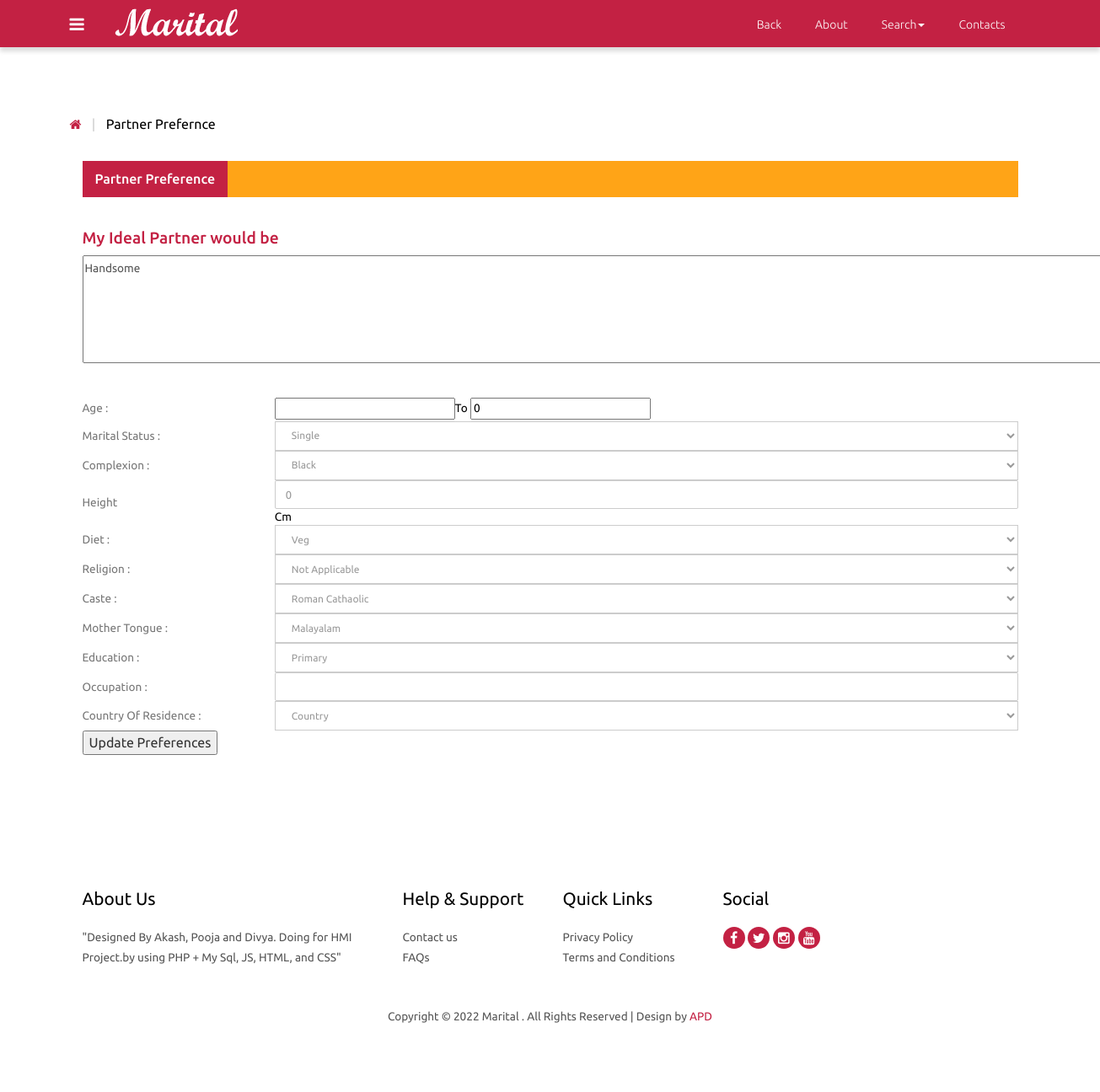
Screenshot of /partner_preference.php?id=1 (signed in) with the database file from the repository.
### tables this page shows
CREATE TABLE `partnerprefs` (
  `id` int(10) NOT NULL AUTO_INCREMENT,
  `custId` int(10) NOT NULL,
  `agemin` varchar(3) NOT NULL,
  `agemax` int(3) NOT NULL,
  `maritalstatus` varchar(20) NOT NULL,
  `complexion` varchar(10) NOT NULL,
  `height` int(3) NOT NULL,
  `diet` varchar(10) NOT NULL,
  `religion` varchar(15) NOT NULL,
  `caste` varchar(20) NOT NULL,
  `subcaste` varchar(20) NOT NULL,
  `mothertounge` varchar(20) NOT NULL,
  `education` varchar(30) NOT NULL,
  `occupation` varchar(30) NOT NULL,
  `country` varchar(30) NOT NULL,
  `descr` text NOT NULL,
  PRIMARY KEY (`id`),
  UNIQUE KEY `custId` (`custId`)
);

### functions.php (called while the page is built, shortened)
<?php
function mysqlexec($sql)
{
	$host = "localhost";
	$username = "root";
	$password = "";
	$db_name = "matrimony";
	$conn = mysqli_connect("$host", "$username", "$password") or die("cannot connect");
	mysqli_select_db($conn, "$db_name") or die("cannot select DB");
	if ($result = mysqli_query($conn, $sql)) {
		return $result;
	} else {
		echo mysqli_error($conn);
	}
}

### partner_preference.php (the view, shortened to what this page needs)
<?php include_once("functions.php"); ?>
<?php require_once("includes/dbconn.php");?>
<?php
$id=$_GET['id'];
		$sql="SELECT * FROM partnerprefs WHERE custId = $id";
		$result=mysqlexec($sql);
		if($result){
			$row=mysqli_fetch_assoc($result);
			$agemin=$row['agemin'];
			$agemax=$row['agemax'];
			$marital_status=$row['maritalstatus'];
			$height=$row['height'];
			$occupation=$row['occupation'];
			$descr=$row['descr'];
		}
		else{
			echo mysqli_error($conn);
		}
?>
<!DOCTYPE HTML>
<html>
<head>
<link href="css/bootstrap-3.1.1.min.css" rel='stylesheet' type='text/css' />
<link href="css/style.css" rel='stylesheet' type='text/css' />
<link href="css/font-awesome.css" rel="stylesheet">
</head>
<body>
 <?php include_once("includes/navigation.php");?>
<div class="grid_3">
  <div class="container">
   <div class="breadcrumb1">
     <ul>
        <a href="index.php"><i class="fa fa-home home_1"></i></a>
        <span class="divider">&nbsp;|&nbsp;</span>
        <li class="current-page">Partner Prefernce</li>
     </ul>
   </div>
   <div class="profile">
   	 <div class="col-md-12 profile_left">
		<div class="col_4">
		    <div class="bs-example bs-example-tabs" role="tabpanel" data-example-id="togglable-tabs">
			   <ul id="myTab" class="nav nav-tabs nav-tabs1" role="tablist">
				  <li role="presentation" class="active"><a href="#home" id="home-tab" role="tab" data-toggle="tab" aria-controls="home" aria-expanded="true">Partner Preference</a></li>
			   </ul>
			   <form action="" method="post" name="partner">
			   <div id="myTabContent" class="tab-content">
				  <div role="tabpanel" class="tab-pane fade in active" id="home" aria-labelledby="home-tab">
				    <div class="tab_box">
				    	<h1>My Ideal Partner would be</h1>
				    	<p><textarea name="descr" rows="5" cols="150"><?php echo $descr;?></textarea></p>
				    </div>
				    <div class="basic_1-left">
				    	  <table class="table_working_hours">
				        	<tbody>
				        		<tr class="opened">
									<td class="day_label">Age   :</td>
									<td class="day_value">
									<input type="text" name="agemin" value="<?php echo $agemin; ?>">to <input type="text" name ="agemax" value="<?php echo $agemax; ?>">
									</td>
								</tr>
				        		<tr class="opened">
									<td class="day_label">Marital Status :</td>
									<td class="day_value">
										<div class="select-block1">
										<select name="maritalstatus">
						                    <option value="<?php if($marital_status="Single"){echo "Single";} elseif ($marital_status="Married") {echo "Married";} else{echo "Divorced";}?>"><?php echo $marital_status;?></option>
						                </select>
						                </div>
									</td>
								</tr>
							    <tr class="opened">
									<td class="day_label">Complexion :</td>
									<td class="day_value closed">
									<div class="select-block1">
						                <select name="colour">
						                    <option value="">Black</option>
						                </select>
								    </div>
								    </td>
								</tr>
								<tr class="opened">
									<td class="day_label">Height</td>
									<td class="day_value closed"><input type="text"  id="edit-name" name="height" value="<?php echo $height;?>" size="60" maxlength="60" class="form-text">cm</td>
								</tr>
								<tr class="opened">
									<td class="day_label">Diet :</td>
									<td class="day_value closed"><div class="select-block1">
					                <select name="diet">
					                    <option value="Veg">Veg</option>
					                </select>
							    	</div>
							    	</td>
								</tr>
								<tr class="opened">
									<td class="day_label">Religion :</td>
									<td class="day_value closed"><span>
									<div class="select-block1">
					                    <select name="religion">
						                    <option value="Not Applicable">Not Applicable</option>
					                    </select>
	                 				</div></span>
	                  			</td>
								</tr>
								<tr class="opened">
									<td class="day_label">Caste :</td>
									<td class="day_value closed">
									<div class="select-block1">
	                    				<select name="caste">
			                   				<option value="Roman Cathaolic">Roman Cathaolic</option>
					                    </select>
		                 			</div></td>
								</tr>
								<tr class="opened">
									<td class="day_label">Mother Tongue :</td>
									<td class="day_value closed">
									<div class="select-block1">
						                <select name="mothertounge">
						                    <option value="">Malayalam</option>
						                </select>
								    </div>
								    </td>
								</tr>
								<tr class="opened">
									<td class="day_label">Education :</td>
									<td class="day_value closed"><div class="select-block1">
						                <select name="education">
						                    <option value="Primary">Primary</option>
						                </select>
								    </div>
								    </td>
								</tr>
								<tr class="opened">
									<td class="day_label">Occupation :</td>
									<td class="day_value closed"> <input type="text" id="edit-name" name="occupation" value="" size="60" maxlength="60" value="<?php echo $occupation;?>" class="form-text"></td>
								</tr>
								<tr class="opened">
									<td class="day_label">Country of Residence :</td>
									<td class="day_value closed">
										<div class="select-block1">
						                    <select name="country">
							                    <option value="Not Applicable">Country</option>
						                    </select>
						                 </div>
						            </td>
								</tr>
							 </tbody>
				          </table>
				        </div>
				  </div>
				 <input type="submit" value="Update Preferences">
		     </div>
		     </form>
		  </div>
	   </div>
   	 </div>
    </div>
  </div>
</div>
<?php include_once("footer.php");?>

### css/style.css (style rules this page uses)
h4, h5, h6, h1, h2, h3 { margin-top: 0; }
ul, ol { margin: 0; }
p { margin: 0; }
html, body { font-family: 'Ubuntu', sans-serif; font-size: 100%; background:#fff; }
body a { transition:0.5s all; -webkit-transition:0.5s all; -moz-transition:0.5s all; -o-transition:0.5s all; -ms-transition:0.5s all; }
.nav-tabs > li > a, .nav-tabs > li > a:hover, .nav-tabs > li > a:focus, .nav-tabs > li.active > a, .nav-tabs > li.active > a:hover, .nav-tabs > li.active > a:focus { border: none; border-radius: 0; }
.input-group input[type="text"], select { -moz-box-shadow: none; -webkit-box-shadow: none; box-shadow: none; -moz-border-radius: 0px; -webkit-border-radius: 0px; border-radius: 0px; -moz-transition: 0.3s; -o-transition: 0.3s; -webkit-transition: 0.3s; transition: 0.3s; background-color: #fff; border: none; font-size: 12px; padding:5px; width: 100%; color: #555; outline: none; }
.breadcrumb1 { margin-bottom:2em; }
.breadcrumb1 ul { padding:0; margin:0; list-style:none; }
.breadcrumb1 li { position: relative; margin-right: 10px; padding-right: 10px; display: inline-block; color:#000; font-size:1em; }
i.home_1 { color:#c32143; font-size:15px; }
span.divider { padding: 0 5px; color: #ccc; }
table.table_working_hours { width: 100%; }
.table_working_hours tr { border: 0; }
td.day_label { color: #777; padding:5px 0; }
.table_working_hours tr { color: #000; font-size: 0.85em; text-transform: capitalize; }
.nav-tabs1 { display: inline-block; border-bottom: none; font-weight: 500; background-color:#ffa417; width: 100%; padding: 0; margin-bottom: 2em; }
.nav-tabs1>li.active>a, .nav-tabs1>li.active>a:focus, .nav-tabs1>li.active>a:hover { color: #fff; background-color:#c32143; border:none; }
.nav-tabs1>li { margin-bottom:0; }
a#profile-tab, a#home-tab, a#profile-tab1 { color: #fff; }
.grid_3 { padding:5em 0; }
.tab_box { margin-bottom: 2em; }
.tab_box h1 { color:#c32143; font-size:1.2em; }
.tab_box p { color:#555; font-size:0.85em; line-height:1.8em; }
.basic_1-left { padding-left:0; }
.select-block1 select, .input-group1 input[type="text"] { box-shadow: none; border: 1px solid #ccc; border-radius: 0; outline: 0; background: #ffffff; height: 35px; line-height: 25px; padding: 5px 15px; width: 100%; color:#999; }
ul { padding: 0; list-style: none; }
.form-text, .form-textarea, .form-select { display: block; width: 100%; height: 34px; padding: 6px 12px; font-size: 13px; line-height: 1.42857143; color: #999; background-color: #fff; background-image: none; border: 1px solid #ccc; border-radius: 2px; -webkit-border-radius: 2px; -moz-border-radius: 2px; -o-border-radius: 2px; outline: none; -webkit-transition: border-color ease-in-out .15s, -webkit-box-shadow ease-in-out .15s; -o-transition: border-color ease-in-out .15s, box-shadow ease-in-out .15s; transition: border-color ease-in-out .15s, box-shadow ease-in-out .15s; }

### rows the page displays
partnerprefs: descr "Handsome", agemax "0", height "0"

### other values shown
form field maritalstatus "Single"
